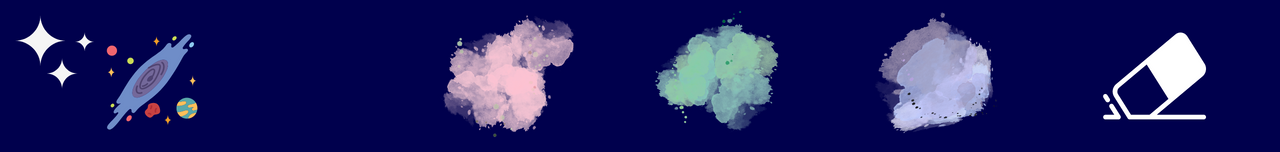
#> input picture Projects/paints/1.png, 1280 x 152 px, given in place of the camera
$ python Motion_detect.py
#> lines starting #> are read from the running program, lines starting #| are printed output that depends on the picture
import cv2
import time
import numpy
import pandas as pd
import datetime

first_frame = None
status_lst = [None, None]
times_lst = []
df = pd.DataFrame(columns = ["start", "end"])       #Dataframe to store time values when detect object or see movement

video = cv2.VideoCapture(0)

run = True
counter = 1
while run:
    check, frame = video.read()
#> frame is the input picture: shape (152, 1280, 3); mean B, G, R 96.7, 29.7, 29.3
    status = 0
    gray = cv2.cvtColor(frame, cv2.COLOR_BGR2GRAY)
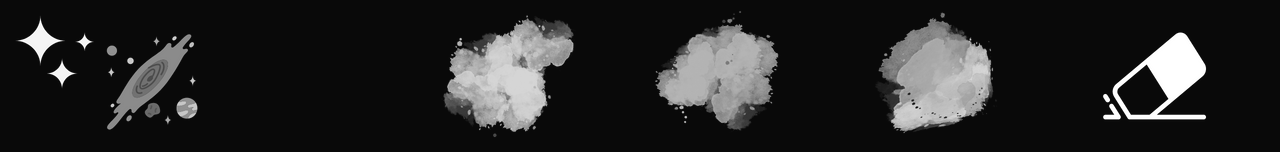
#> gray: shape (152, 1280); min 0, max 255, mean 37.4
    gray = cv2.GaussianBlur(gray, (21, 21), 0)      #convert gray scale to Gaussian Blur
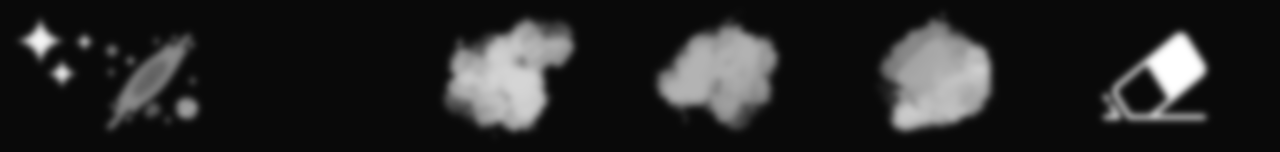
#> gray: shape (152, 1280); min 9, max 255, mean 37.4

    if counter == 1:
        if first_frame is None:  # storing the first frame
            first_frame = gray
    elif counter == 2:
        if first_frame is None:  # storing the first frame
            first_frame = gray


    delta_frame = cv2.absdiff(first_frame, gray)        #difference between first and other frames
#> delta_frame: shape (152, 1280); every value is 0
    thres = cv2.threshold(delta_frame, 160, 255, cv2.THRESH_BINARY)[1]      #the threshold value, difference less than 30 convert to black, higher convert to white
    thres = cv2.dilate(thres, None, iterations = 2)
    (cnts,_) = cv2.findContours(thres.copy(), cv2.RETR_EXTERNAL, cv2.CHAIN_APPROX_SIMPLE)     #define contour areas(border)
#> cnts = []

    for contours in cnts:
        if cv2.contourArea(contours) < 1000:        #remove noise and shadows, only keep white for parts greater than 1000 pixels
            continue
        status = 1
        (x, y, w, h) = cv2.boundingRect(contours)       #adding rectangle around the object
        frame = cv2.rectangle(frame, (int(x), int(y)), (int(x+w), int(y+h)), (0, 255, 0), 3)
#> this loop made 0 passes
    status_lst.append(status)       #list of status every frame
    status_lst = status_lst[-2:]

    #when their is a change of status bewteen last two status, means the object move, record in the time list
    if status_lst[-1] == 1 and status_lst[-2] == 0:
        times_lst.append(datetime.datetime.now())
    if status_lst[-1] == 0 and status_lst[-2] == 1:
        times_lst.append(datetime.datetime.now())

    cv2.imshow('frame', frame)
    cv2.imshow('Capturing', gray)
    cv2.imshow('Delta Frame', delta_frame)
    cv2.imshow('Threshold', thres)

    key = cv2.waitKey(1)  # generate a new frame after one millisecond
#> (key q is pressed here)
    counter += 1
    if key == ord('q'):  # when q button is pressed the loop stops
        run = False

print(status_lst)
print(times_lst)
for i in range(0, len(times_lst)):
    df = df.append({"start":times_lst[i], "end":times_lst[i]}, ignore_index = True) #Store time value into dataframe

print(df)
video.release()
cv2.destroyAllWindows()
